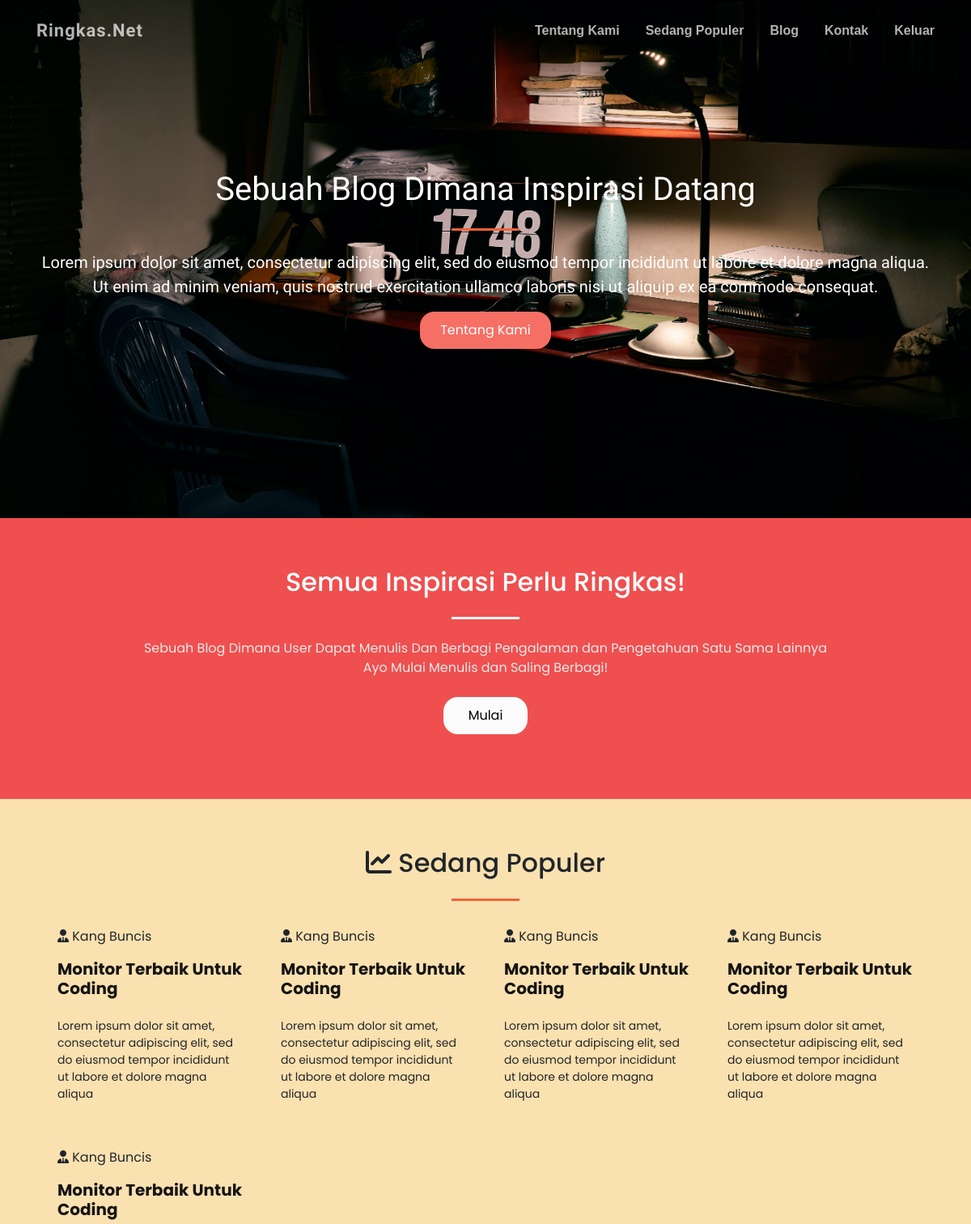
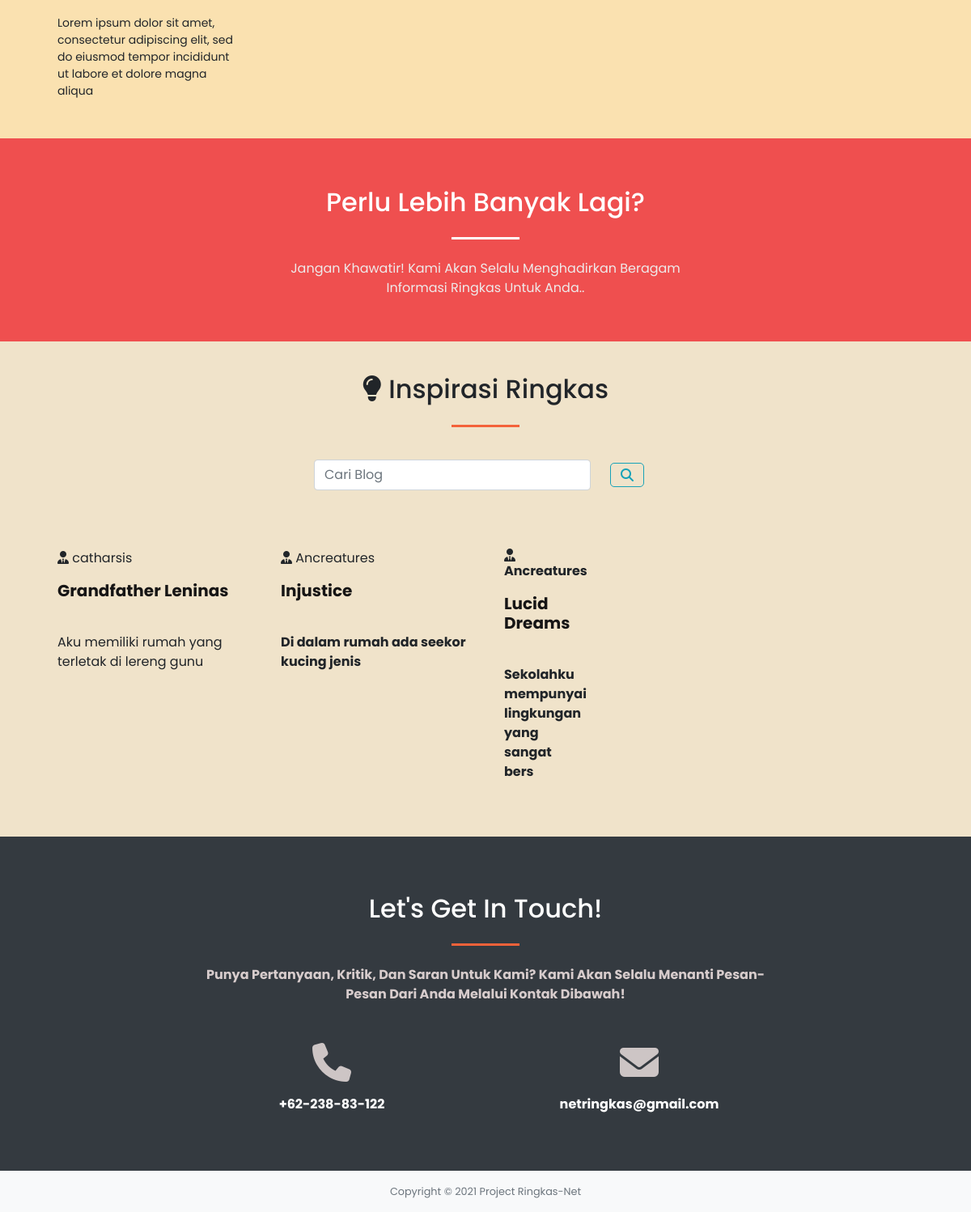
Page / (signed in) on the committed database (2 pictures, top to bottom).
### tables this page shows
CREATE TABLE `blog` (
  `id_blog` int(11) NOT NULL,
  `uid` int(11) NOT NULL,
  `judul` varchar(50) NOT NULL,
  `penulis` varchar(40) NOT NULL,
  `isi_blog` text NOT NULL,
  `gambar` varchar(50) NOT NULL,
  `views` int(20) NOT NULL,
  `created` datetime NOT NULL DEFAULT current_timestamp(),
  `modified` datetime DEFAULT NULL ON UPDATE current_timestamp()
);

### index.php (the view, shortened to what this page needs)
<?php
    require 'User_Regist/config/db.php';
?>
<html>
    <head>
        <link rel="stylesheet" href="https://cdn.jsdelivr.net/npm/bootstrap@4.5.3/dist/css/bootstrap.min.css">
        <link href="src/css/indexStyle.css" type="text/css" rel="stylesheet">
        <link href="src/css/navbarStyle.css" type="text/css" rel="stylesheet">
        <link href="src/css/animation.css" type="text/css" rel="stylesheet">
    </head>
    <body id="page-top">
    <nav class="navbar navbar-expand-lg navbar-light fixed-top py-3" id="mainNav">
            <div class="container">
                <a class="navbar-brand js-scroll-trigger" href="#page-top" style="font-family: 'Benne', serif; font-size:22px; letter-spacing:1px">Ringkas.Net</a>
                <div class="collapse navbar-collapse" id="navbarResponsive">
                    <ul class="navbar-nav ml-auto my-2 my-lg-0">
                        <li class="nav-item"><a class="nav-link js-scroll-trigger" href="#about" onclick="aboutBoxAnim()">Tentang Kami</a></li>
                        <li class="nav-item"><a class="nav-link js-scroll-trigger" href="#trending" onclick="serviceBoxAnim()">Sedang Populer</a></li>
                        <li class="nav-item"><a class="nav-link js-scroll-trigger" href="#blog" onclick="blogBoxAnim()">Blog</a></li>
                        <li class="nav-item"><a class="nav-link js-scroll-trigger" href="#contact" onclick="contactBoxAnim()">Kontak</a></li>
                           <?php if ( !isset($_SESSION["uid"])) { ?>
                                <li class="nav-item"><a class="nav-link" href="User_Regist/signIn">Masuk</a></li>
                            <?php }else{ ?>
                                <li class="nav-item"><a class="nav-link" href="User_Regist/controllers/Logout">Keluar</a></li>
                            <?php } ?>
                    </ul>
                </div>
            </div>
        </nav>
        <header class="pagehead">
            <div class="container h-100">
                <div class="row h-100 align-items-center">
                    <div class="col-12 text-center">
                        <h1 class="font-weight-semibold ml3 fadeInUp">Sebuah Blog Dimana Inspirasi Datang</h1>
                        <hr class="divider light my-4">
                        <p class="subHeader fadeInDown">Lorem ipsum dolor sit amet, consectetur adipiscing elit, sed do eiusmod tempor incididunt ut labore et dolore magna aliqua. Ut enim ad minim veniam, quis nostrud exercitation ullamco laboris nisi ut aliquip ex ea commodo consequat.</p>
                        <a href="#about" class="btn btn-xl js-scroll-trigger" role="button" id="btn_about">Tentang Kami</a>
                    </div>
                </div>
            </div>
        </header>
        <section class="about" id="about" style="padding-top: 60px; padding-bottom:80px">
            <div class="container" >
                <div class="row align-items-center">
                    <div class="col-12 align-middle text-center">
                        <h2 class="text-white mt-0">Semua Inspirasi Perlu Ringkas!</h2>
                        <hr class="divider light my-4" style="border-color:white">
                        <p class="mb-4" style="color: #EEEAEA;">Sebuah Blog Dimana User Dapat Menulis Dan Berbagi Pengalaman dan Pengetahuan Satu Sama Lainnya<br> Ayo Mulai Menulis dan Saling Berbagi!</p>
                        <button type="button" class="btn btn-xl" id="btn_getStart" onclick="showAlert()">Mulai</button>
                    </div>
                </div>
            </div>
        </section>
        <section class="page-section" id="trending" style="padding-top: 60px;">
            <div class="container-fluid" id="trendingBox">
                <div class="px-lg-5">
                    <h2 class="text-center mt-0"><i class="fas fa-chart-line iheader"></i> Sedang Populer</h2>
                    <hr class="divider my-4" style="margin-bottom: 16px;"/>
                    <div class="row">
                        <div class="col-xl-3 col-lg-4 col-md-6 mb-4 anim">
                            <div class="p-2 bd-highlight"><i class="fas fa-user-tie"></i> Kang Buncis</div>
                            <div class="p-2 bd-highlight">
                                <h5 class="font-weight-bold"><a href="#" class="title">Monitor Terbaik Untuk Coding</a></h5>
                            </div>
                            <div class="p-2 bd-highlight">
                                <p class="desc">Lorem ipsum dolor sit amet, consectetur adipiscing elit, sed do eiusmod tempor incididunt ut labore et dolore magna aliqua</p>
                            </div>
                        </div>
                        <div class="col-xl-3 col-lg-4 col-md-6 mb-4 anim">
                            <div class="p-2 bd-highlight"><i class="fas fa-user-tie"></i> Kang Buncis</div>
                            <div class="p-2 bd-highlight">
                                <h5 class="font-weight-bold"><a href="#" class="title">Monitor Terbaik Untuk Coding</a></h5>
                            </div>
                            <div class="p-2 bd-highlight">
                                <p class="desc">Lorem ipsum dolor sit amet, consectetur adipiscing elit, sed do eiusmod tempor incididunt ut labore et dolore magna aliqua</p>
                            </div>
                        </div>
                        <div class="col-xl-3 col-lg-4 col-md-6 mb-4 anim">
                            <div class="p-2 bd-highlight"><i class="fas fa-user-tie"></i> Kang Buncis</div>
                            <div class="p-2 bd-highlight">
                                <h5 class="font-weight-bold"><a href="#" class="title">Monitor Terbaik Untuk Coding</a></h5>
                            </div>
                            <div class="p-2 bd-highlight">
                                <p class="desc">Lorem ipsum dolor sit amet, consectetur adipiscing elit, sed do eiusmod tempor incididunt ut labore et dolore magna aliqua</p>
                            </div>
                        </div>
                        <div class="col-xl-3 col-lg-4 col-md-6 mb-4 anim">
                            <div class="p-2 bd-highlight"><i class="fas fa-user-tie"></i> Kang Buncis</div>
                            <div class="p-2 bd-highlight">
                                <h5 class="font-weight-bold"><a href="#" class="title">Monitor Terbaik Untuk Coding</a></h5>
                            </div>
                            <div class="p-2 bd-highlight">
                                <p class="desc">Lorem ipsum dolor sit amet, consectetur adipiscing elit, sed do eiusmod tempor incididunt ut labore et dolore magna aliqua</p>
                            </div>
                        </div>
                        <div class="col-xl-3 col-lg-4 col-md-6 mb-4 anim">
                            <div class="p-2 bd-highlight"><i class="fas fa-user-tie"></i> Kang Buncis</div>
                            <div class="p-2 bd-highlight">
                                <h5 class="font-weight-bold"><a href="#" class="title">Monitor Terbaik Untuk Coding</a></h5>
                            </div>
                            <div class="p-2 bd-highlight">
                                <p class="desc">Lorem ipsum dolor sit amet, consectetur adipiscing elit, sed do eiusmod tempor incididunt ut labore et dolore magna aliqua</p>
                            </div>
                        </div>
                    </div>
                </div>
            </div>
        </section>
        <section class="foryou" id="foryou" style="padding-top: 60px; padding-bottom:30px">
            <div class="container" >
                <div class="row align-items-center">
                    <div class="col-12 align-middle text-center">
                        <h2 class="text-white mt-0">Perlu Lebih Banyak Lagi?</h2>
                        <hr class="divider light my-4" style="border-color:white">
                        <p class="mb-4" style="color: #EEEAEA;">Jangan Khawatir! Kami Akan Selalu Menghadirkan Beragam <br> Informasi Ringkas Untuk Anda..</p>
                    </div>
                </div>
            </div>
        </section>
    <section class="page-section" id="blog" style="padding-top: 40px; padding-bottom:20px">
        <div class="container-fluid">
            <div class="px-lg-5" id="blogBox">
                <h2 class="text-center mt-0"><i class="fas fa-lightbulb iheader"></i> Inspirasi Ringkas</h2>
                <hr class="divider my-4" style="margin-bottom: 6px;"/>
                <div class="row justify-content-md-center" style="margin-top:40px; margin-bottom:40px">
                    <form class="form-inline" action="" method="POST">
                        <div class="form-group mb-2">
                        <input name="cari" autocomplete="off" class="form-control mr-sm-2" type="search" placeholder="Cari Blog" aria-label="Search">
                        </div>
                        <div class="form-group mx-sm-3 mb-2">
                            <button name="btn-cari"class="btn btn-outline-info my-2 my-sm-0" type="submit" id="search_icon" style="width: fit-content;"><i class="fas fa-search"></i></button>
                        </div>
                    </form>
                </div>
                <div class="row">
                <?php
                    $query = "SELECT * FROM blog ORDER BY id_blog ASC;";
                    $result = mysqli_query($conn, $query);
                    while($row = mysqli_fetch_assoc($result))
                    {
                    ?>
                        <div class="col-xl-3 col-lg-4 col-md-6 mb-4 anim">
                            <div class="p-2 bd-highlight"><i class="fas fa-user-tie"></i> <?php echo $row['penulis']; ?></div>
                            <div class="p-2 bd-highlight">
                                <h5 class="font-weight-bold"><a href="user-read-blog?id=<?php echo $row['id_blog']; ?>" class="title"><?php echo $row['judul']; ?></a></h5>
                            </div>
                            <div class="p-2 bd-highlight">
                                <p class="desc"><?php echo substr($row['isi_blog'], 0, 50);?></p>
                            </div>
                        </div>
                    <?php
                    }
                    ?>
                </div>
            </div>
        </div>
    </section>
        <section class="page-section" id="contact" style="padding-top: 70px; padding-bottom:70px">
        <div class="container">
            <div class="row justify-content-center align-items-center">
                <div class="col-lg-8 text-center">
                        <h2 class="mt-0" id="contactHead">Let's Get In Touch!</h2>
                        <hr class="divider my-4" />
                        <p class="mb-5" id="contactLead" style="color: #D7CCCC;">Punya Pertanyaan, Kritik, Dan Saran Untuk Kami? Kami Akan Selalu Menanti Pesan-Pesan Dari Anda Melalui Kontak Dibawah!</p>
                    </div>
                </div>
                <div class="row">
                    <div class="col-lg-4 ml-auto text-center mb-5 mb-lg-0">
                        <i class="fas fa-phone fa-3x mb-3 icontact"></i>
                        <div>+62-238-83-122</div>
                    </div>
                    <div class="col-lg-4 mr-auto text-center">
                        <i class="fas fa-envelope fa-3x mb-3 icontact"></i>
                        <a class="d-block text-decoration-none" style="color: white;">netringkas@gmail.com</a>
                    </div>
                </div>
            </div>
        </section>
        <footer class="bg-light py-3">
            <div class="container">
                <div class="small text-center text-muted">
                    Copyright &copy;
                    Project Ringkas-Net
                </div>
            </div>
        </footer>
    </body>
</html>

### src/css/indexStyle.css (style rules this page uses)
html { scroll-behavior:inherit; }
body { font-family: 'Poppins', sans-serif; }
.pagehead { background-image: url("../img/index-bg.jpg"); height: 80%; background-position: center; background-repeat: no-repeat; background-size: cover; color: white; font-family: 'Benne', serif; }
.desc { font-size: 14px }
.title { text-decoration: none; color: #161515; }
.subHeader { font-size: 20px; font-family: 'Benne', serif; }
.divider { max-width: 5.25rem; border-width: 0.2rem; border-color: #f4623a; }
#about { background-color: #ef4f4f; }
#foryou { background-color: #ef4f4f; }
#trending { min-height: 80vh; padding-top: 120px; background-color: #FAE1B0; }
#blog { background-color: #f0e3ca; }
#contact { background-color: #343a40; color: white; }
.btn { border-radius: 18px; }
#btn_about { background-color: #f66f65; color: white; padding: 10px 24px; font-family: 'Poppins', sans-serif; }
#btn_getStart { background-color: #FCFBFB; color: black; padding: 10px 30px; font-family: 'Poppins', sans-serif; }
#search_icon { border-radius: 5px; height: auto; }
.icontact { color: #CDC5C5; }

### src/css/navbarStyle.css (style rules this page uses)
#mainNav { box-shadow: 0 0.5rem 1rem rgba(0, 0, 0, 0.15); background-color: #fff; transition: background-color 0.2s ease; font-family: 'Benne', serif; }
#mainNav .navbar-brand { font-family: sans-serif; font-weight: 700; color: #212529; }
#mainNav .navbar-nav .nav-item .nav-link { color: #6c757d; font-family: sans-serif; font-size: 16px; font-weight:600; padding: 0.75rem 0; }
.navbar-brand { cursor: pointer; }
@media (min-width: 992px) { #mainNav { box-shadow: none; background-color: transparent; } }
@media (min-width: 992px) { #mainNav .navbar-brand { color: rgba(255, 255, 255, 0.7); } }
@media (min-width: 992px) { #mainNav .navbar-nav .nav-item .nav-link { color: rgba(255, 255, 255, 0.7); padding: 0 1rem; } }
@media (min-width: 992px) { #mainNav .navbar-nav .nav-item:last-child .nav-link { padding-right: 0; } }

### src/css/animation.css (style rules this page uses)
.fadeInUp { animation: fadeInUp 2s ease; }
.fadeInDown { animation: fadeInDown 2s ease; }

### rows in the picture
blog: penulis "catharsis", judul "Grandfather Leninas", isi_blog "Aku memiliki rumah yang terletak di lereng gunu"
blog: penulis "Ancreatures", judul "Injustice", isi_blog "Di dalam rumah ada seekor kucing jenis"
blog: penulis "Ancreatures", judul "Lucid Dreams", isi_blog "Sekolahku mempunyai lingkungan yang sangat bers"
